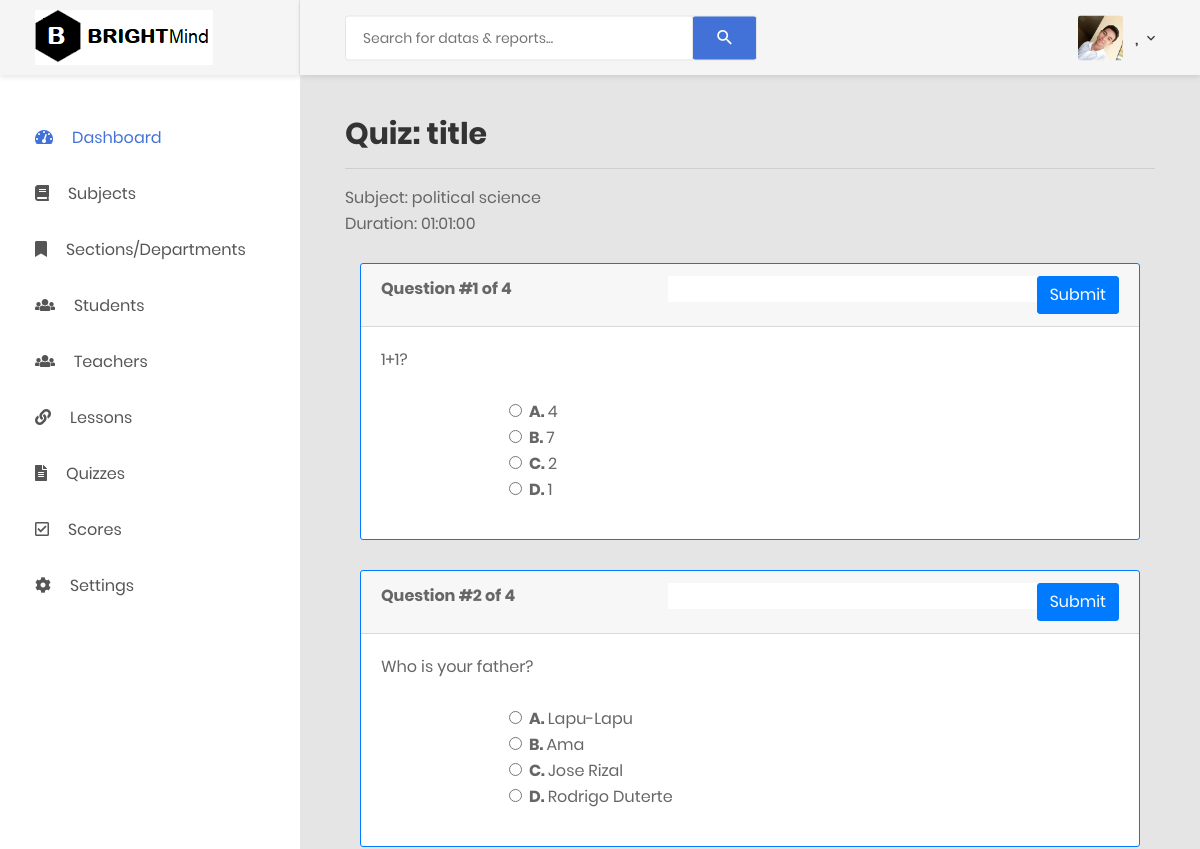
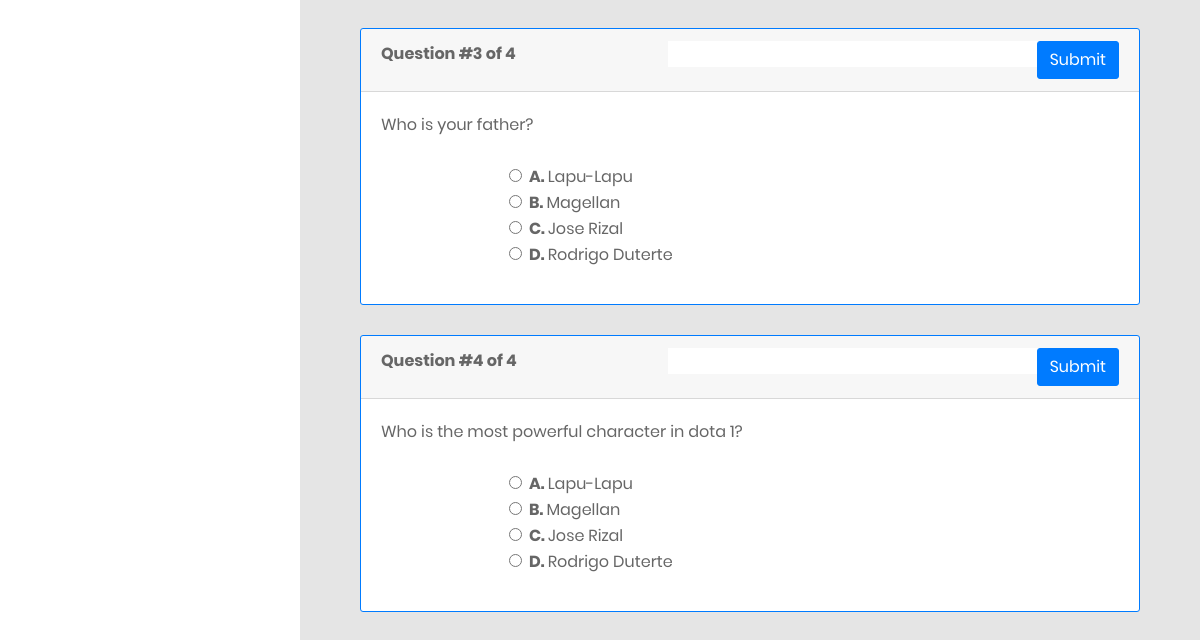
Page /adminexam.php?quizid=1 on the earlier database version (2 pictures, top to bottom).
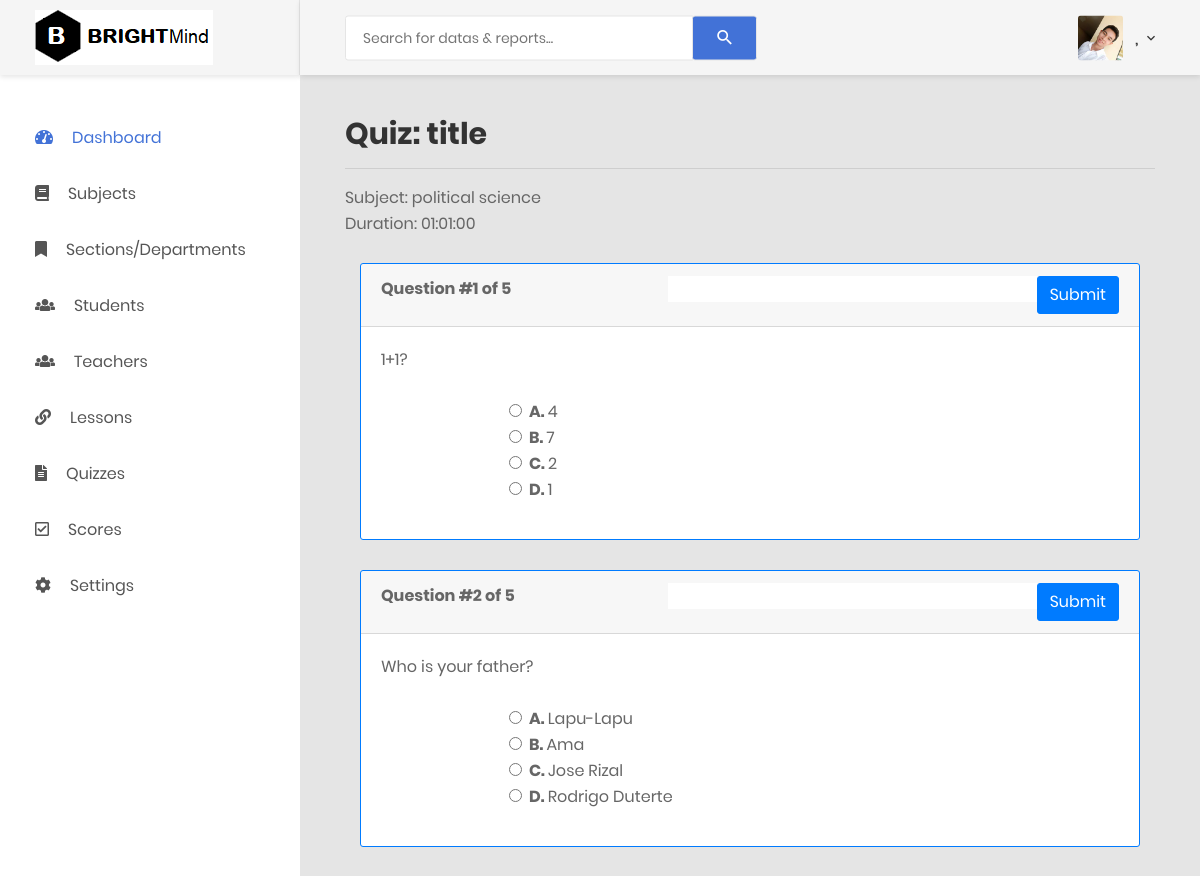
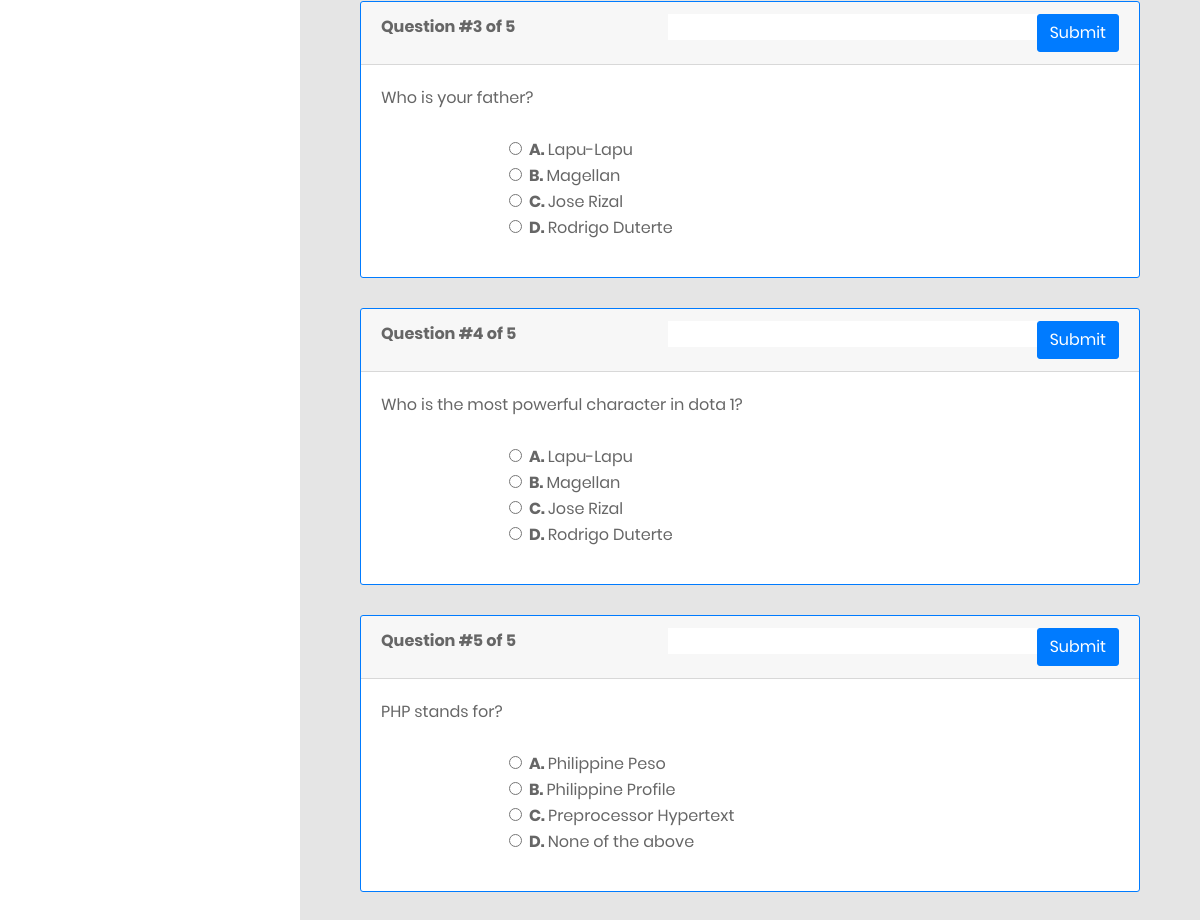
Same page on the later database version (2 pictures, top to bottom).
### tables this page shows
CREATE TABLE IF NOT EXISTS `quiztbl` (
  `quizid` int(10) NOT NULL AUTO_INCREMENT,
  `quizname` varchar(100) NOT NULL,
  `subjectid` int(10) NOT NULL,
  `duration` time NOT NULL,
  `status` varchar(100) NOT NULL,
  PRIMARY KEY (`quizid`)
);

CREATE TABLE IF NOT EXISTS `questiontbl` (
  `questionid` int(10) NOT NULL AUTO_INCREMENT,
  `quizid` int(10) NOT NULL,
  `question` text NOT NULL,
  PRIMARY KEY (`questionid`)
);

CREATE TABLE IF NOT EXISTS `optionstbl` (
  `optionsid` int(10) NOT NULL AUTO_INCREMENT,
  `optiona` varchar(100) NOT NULL,
  `optionb` varchar(100) NOT NULL,
  `optionc` varchar(100) NOT NULL,
  `optiond` varchar(100) NOT NULL,
  PRIMARY KEY (`optionsid`)
);

### adminexam.php (the view, shortened to what this page needs)
<?php
$count=0;
?>
<!DOCTYPE html>
<html lang="en">
<head>
    <link href="css/font-face.css" rel="stylesheet" media="all">
    <link href="vendor/font-awesome-4.7/css/font-awesome.min.css" rel="stylesheet" media="all">
    <link href="vendor/font-awesome-5/css/fontawesome-all.min.css" rel="stylesheet" media="all">
    <link href="vendor/mdi-font/css/material-design-iconic-font.min.css" rel="stylesheet" media="all">
    <link href="vendor/bootstrap-4.1/bootstrap.min.css" rel="stylesheet" media="all">
    <link href="vendor/animsition/animsition.min.css" rel="stylesheet" media="all">
    <link href="vendor/bootstrap-progressbar/bootstrap-progressbar-3.3.4.min.css" rel="stylesheet" media="all">
    <link href="vendor/wow/animate.css" rel="stylesheet" media="all">
    <link href="vendor/css-hamburgers/hamburgers.min.css" rel="stylesheet" media="all">
    <link href="vendor/slick/slick.css" rel="stylesheet" media="all">
    <link href="vendor/select2/select2.min.css" rel="stylesheet" media="all">
    <link href="vendor/perfect-scrollbar/perfect-scrollbar.css" rel="stylesheet" media="all">
    <link href="css/theme.css" rel="stylesheet" media="all">
</head>
<body class="animsition">
    <div class="page-wrapper">
        <?php include("adminheadermobileandsidebar.php"); ?>
        <div class="page-container">
            <?php include("adminheader.php"); ?>
            <div class="main-content" >
                <div class="section__content section__content--p30">
                    <div class="container-fluid">
                            <div>
                                <?php
                                    if(isset($_GET['quizid'])){
                                    $id=$_GET['quizid'];
                                    $qq = "select quizid, quizname, (SELECT subjectname FROM subjecttbl WHERE subjectid=quiztbl.subjectid) AS subjectname, duration, status FROM quiztbl WHERE quizid='$id' ";
                                    $ee = mysqli_query($con, $qq);
                                    while($rr = mysqli_fetch_array($ee)){
                                ?>
                                <h2><?php echo "Quiz: " .$rr['quizname'];  ?></h2><hr/>
                                <p><?php echo "Subject: " .$rr['subjectname'];   ?></p>
                                <p><?php echo "Duration: " .$rr['duration'];  ?></p>
                            </div>
                        <div class="row" id="quests" style="display: inline;">
                            <div class="col-md-12">
                                <?php
                                if($rr['status']=="ACTIVATED"){
                                    $que="select questionid, question, (select count(question) FROM questiontbl WHERE quizid='$id') AS noOfQuestion from questiontbl where quizid='$id' ";
                                    $quer=mysqli_query($con, $que);
                                    while($row=mysqli_fetch_array($quer)){
                                        $questid=$row['questionid'];
                                ?>
                                <div class="card border border-primary">
                                    <div class="card-header">
                                         <?php
                                                $sqlsql="select questionid, optionid, answer from answertbl where questionid='$questid' ";
                                                $query2=mysqli_query($con, $sqlsql);
                                                $opo=mysqli_fetch_array($query2);
                                                $optionsid=$opo['optionid'];
                                                $sql3="select * from optionstbl where optionsid='$optionsid' ";
                                                $query3=mysqli_query($con, $sql3);
                                                $pilian=mysqli_fetch_array($query3);
                                        ?>
                                        <strong class="card-title" id="questionNo">Question #<?php echo ++$count ." of " ?></strong>
                                        <strong class="card-title" id="noOfQuestion"><?php echo $row['noOfQuestion']; ?></strong>
                                        <button class="btn btn-primary" type="button" id="<?php echo 'submit'.$count; ?>" onclick="submitanswer(<?php echo $count .","  .$questid; ?>)" style="float:right; display:inline">Submit</button>
                                        <input type="text" id="<?php echo 'message'.$count; ?>" style="float:right; width:50%; text-align: center;"  readonly>
                                    </div>
                                    <div class="card-body">
                                        <p class="card-text"><?php echo $row['question']; ?>
                                        </p>
                                        <br/>
                                        <div class="row form-group">
                                                <div class="col col-md-2">
                                                </div>
                                                <div class="col col-md-8">
                                                    <div class="form-check" id="<?php echo 'radio'.$count; ?>">
                                                        <div class="radio">
                                                            <label for="radio1" class="form-check-label ">
                                                                <input type="radio" id="<?php echo 'radio1'.$count; ?>" name="radios" value="A" class="form-check-input"><?php echo "<strong> A. </strong> " .$pilian['optiona']; ?>
                                                            </label>
                                                        </div>
                                                        <div class="radio">
                                                            <label for="radio2" class="form-check-label ">
                                                                <input type="radio" id="<?php echo 'radio2'.$count; ?>" name="radios" value="B" class="form-check-input"><?php echo "<strong> B. </strong> " .$pilian['optionb']; ?>
                                                            </label>
                                                        </div>
                                                        <div class="radio">
                                                            <label for="radio3" class="form-check-label ">
                                                                <input type="radio" id="<?php echo 'radio3'.$count; ?>" name="radios" value="C" class="form-check-input"><?php echo "<strong> C. </strong> " .$pilian['optionc']; ?>
                                                            </label>
                                                        </div>
                                                        <div class="radio">
                                                            <label for="radio4" class="form-check-label ">
                                                                <input type="radio" id="<?php echo 'radio4'.$count; ?>" name="radios" value="D" class="form-check-input"><?php echo "<strong> D. </strong> " .$pilian['optiond']; ?>
                                                            </label>
                                                        </div>
                                                    </div>
                                                </div>
                                            </div>
                                    </div>
                                </div>
                            <?php
                            }
                            }else{
                                    echo "<div class='alert alert-danger' role='alert'> Quiz has been deactivated </div>";
                                 }
                             }
                             ?>
                            </div>
                        </div>
                        <?php } ?>
                    </div>
                </div>
            </div>
        </div>
    </div>
</body>
</html>

### adminheadermobileandsidebar.php (shortened to what this page needs)
<aside class="menu-sidebar d-none d-lg-block">
    <div class="logo">
        <a href="#">
            <img src="images/icon/logo.png" alt="Cool Admin" />
        </a>
    </div>
    <div class="menu-sidebar__content js-scrollbar1">
        <nav class="navbar-sidebar">
            <ul class="list-unstyled navbar__list">
                <li class="active has-sub">
                    <a class="js-arrow" href="adminindex.php">
                        <i class="fas fa-tachometer-alt"></i>Dashboard</a>
                </li>
                <li>
                    <a href="adminsubjects.php">
                        <i class="fas fa-book"></i>Subjects</a>
                </li>
                <li>
                    <a href="adminsections.php">
                        <i class="fas  fa-bookmark"></i>Sections/Departments</a>
                </li>
                <li>
                    <a href="adminstudents.php">
                        <i class="fas fa-group"></i>Students</a>
                </li>
                <li>
                    <a href="adminteachers.php">
                        <i class="fas fa-group"></i>Teachers</a>
                </li>
                <li>
                    <a href="adminlessons.php">
                        <i class="fas fa-link"></i>Lessons</a>
                </li>
                <li>
                    <a href="adminquizzes.php">
                        <i class="fas fa-file-text"></i>Quizzes</a>
                </li>
                <li>
                    <a href="adminscores.php">
                        <i class="far fa-check-square"></i>Scores</a>
                </li>
                <li>
                    <a href="adminsettings.php">
                        <i class="fas fa-gear"></i>Settings</a>
                </li>
            </ul>
        </nav>
    </div>
</aside>

### adminheader.php (shortened to what this page needs)
<?php
include('adminsession.php');
?>
            <header class="header-desktop">
                <div class="section__content section__content--p30">
                    <div class="container-fluid">
                        <div class="header-wrap">
                            <form class="form-header" action="" method="POST">
                                <input class="au-input au-input--xl" type="text" name="search" placeholder="Search for datas &amp; reports..." />
                                <button class="au-btn--submit" type="submit">
                                    <i class="zmdi zmdi-search"></i>
                                </button>
                            </form>
                            <div class="header-button">
                                <div class="account-wrap">
                                    <div class="account-item clearfix js-item-menu">
                                        <div class="image">
                                            <img src="images/icon/avatar-dan.jpg" alt="profile" />
                                        </div>
                                        <div class="content">
                                            <a class="js-acc-btn" href="#"><?php echo $lname." , ".$fname?></a>
                                        </div>
                                    </div>
                                </div>
                            </div>
                        </div>
                    </div>
                </div>
            </header>

Differences in the rows shown:
computed for questiontbl (number 1 of 5 on the later page): noOfQuestion "4" → "5"
computed for questiontbl "Ama": noOfQuestion "4" → "5"
computed for questiontbl (number 3 of 5 on the later page): noOfQuestion "4" → "5"
computed for questiontbl "Who is the most powerful character in dota 1?": noOfQuestion "4" → "5"
added questiontbl: noOfQuestion "5", question "PHP stands for?", optionstbl.optiona "Philippine Peso", optionstbl.optionb "Philippine Profile", optionstbl.optionc "Preprocessor Hypertext", optionstbl.optiond "None of the above"
